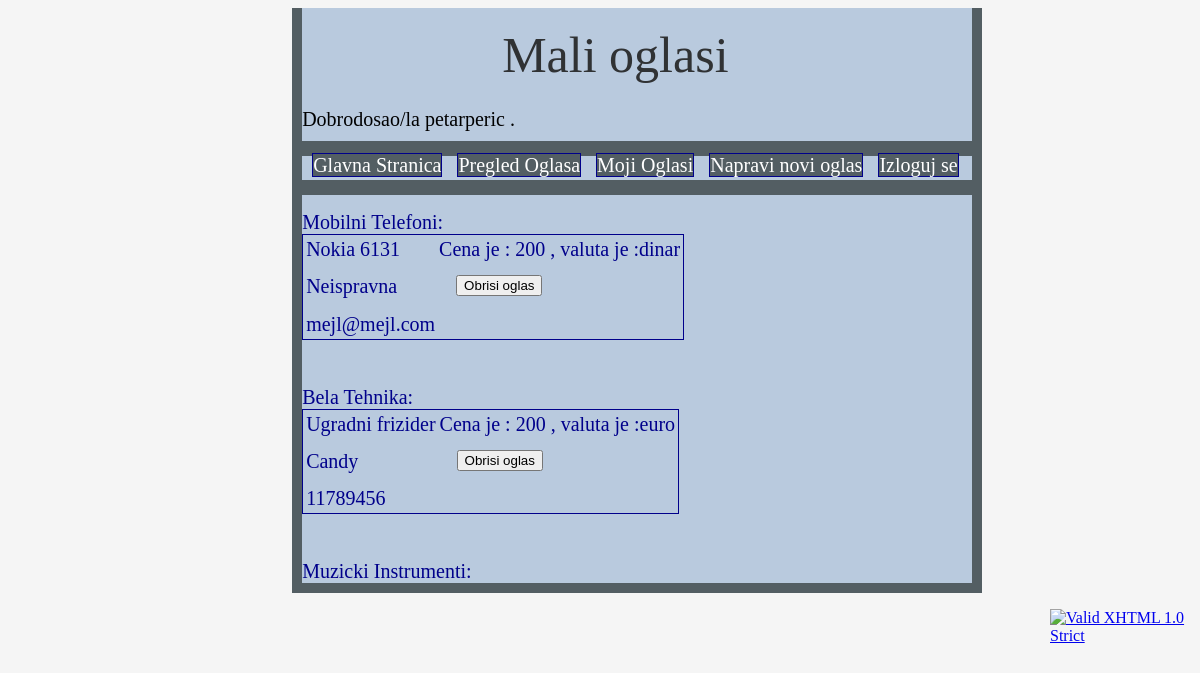
The app's page /mojio.php (signed in) with its own data.
### tables this page shows
CREATE TABLE IF NOT EXISTS mobilni_telefoni
(
id int ,
naziv CHAR(32) NOT NULL,
opis CHAR(160) ,
cena int NOT NULL ,
valuta char(8) NOT NULL,
PRIMARY KEY (id,naziv),
kontakt char(32) NOT NULL,

FOREIGN KEY (id) REFERENCES users(id)
)DEFAULT;

CREATE TABLE IF NOT EXISTS bela_tehnika
(
id int ,
naziv CHAR(32) NOT NULL,
opis CHAR(160) ,
cena int NOT NULL ,
valuta char(8) NOT NULL,
kontakt char(32) NOT NULL,
PRIMARY KEY (id,naziv),
FOREIGN KEY (id) REFERENCES users(id)
)DEFAULT;

### mojio.php (the view, shortened to what this page needs)
<?php
$conn = connect();
?>
<!DOCTYPE html PUBLIC "-//W3C//DTD XHTML 1.0 Strict//EN"
    "http://www.w3.org/TR/xhtml1/DTD/xhtml1-strict.dtd">
<html xmlns="http://www.w3.org/1999/xhtml">
    <head>
        <link rel="stylesheet" type="text/css" href="css/stil2.css" />
        <link rel="stylesheet" type="text/css" href="css/tabla.css" />
    </head>
    <body>
        <div id="telo">
            <div id="welcome">Dobrodosao/la <?php if (isset($_SESSION['username'])) echo $_SESSION['username']; ?> .
                <?php if (isset($_COOKIE['p_login'])) echo "Trajno ste ulogovani"; ?></div>
            <div id="line"></div>
            <div id="logo">Mali oglasi</div>
            <ul>
                <li class="meni"><a href="glavna.php">Glavna Stranica</a></li>
                <li class="meni"><a href="pregledo.php">Pregled Oglasa</a></li>
                <li class="meni"><a href="mojio.php">Moji Oglasi</a></li>
                <li class="meni"><a href="novi_oglas.php">Napravi novi oglas</a></li>
                <li class="meni"><a href="logout.php">Izloguj se</a></li>
            </ul>
            <div id="line2"></div>
            <br/><br/><br/>
            Mobilni Telefoni: <br/>
            <?php
            $table = "mobilni_telefoni";
            $query = sprintf("SELECT * FROM %s WHERE id=%d;", $table, $_SESSION['id']);
            $rezultat = mysqli_query($conn, $query);
            while ($row = mysqli_fetch_array($rezultat)) {
                ?> <table class='oglas'>
                    <tr>
                        <td ><?php echo $row['naziv']; ?></td>
                        <td >Cena je : <?php echo$row['cena']; ?> , valuta je :<?php echo$row['valuta']; ?></td>
                    </tr>
                    <tr>
                        <td ><?php echo $row['opis']; ?></td>
                        <td>
                            <form action="usrdel.php" method="get">
                                <fieldset>
                                    <input type="submit" value="Obrisi oglas" name="delete"/>
                                </fieldset>
                            </form>
                        </td>
                    </tr>
                    <tr>
                        <td class="toggle"><?php echo $row['kontakt']; ?></td>
                    </tr>
                </table>
                <br/>
            <?php } ?>
            <br/>
            Bela Tehnika: <br/>
            <?php
            $table = "bela_tehnika";
            $query = sprintf("SELECT * FROM %s WHERE id=%d;", $table, $_SESSION['id']);
            $rezultat = mysqli_query($conn, $query);
            while ($row = mysqli_fetch_array($rezultat)) {
                ?> <table class='oglas'>
                    <tr>
                        <td ><?php echo $row['naziv']; ?></td>
                        <td >Cena je : <?php echo$row['cena']; ?> , valuta je :<?php echo$row['valuta']; ?></td>
                    </tr>
                    <tr>
                        <td><?php echo $row['opis']; ?></td>
                        <td>
                            <form action="usrdel.php" method="get">
                                <fieldset>
                                    <input type="submit" value="Obrisi oglas" name="delete"/>
                                </fieldset>
                            </form>
                        </td>
                    </tr>
                    <tr>
                        <td class="toggle"><?php echo $row['kontakt']; ?></td>
                    </tr>
                </table>
                <br/>
            <?php } ?>
            <br/>
            Muzicki Instrumenti: <br/>
        </div>
        <p style="position:fixed;left:1050px;">
            <a href="http://validator.w3.org/check?uri=referer"><img
                    src="http://www.w3.org/Icons/valid-xhtml10" alt="Valid XHTML 1.0 Strict" height="31" width="88" /></a>
        </p>
    </body>
</html>

### css/stil2.css (style rules this page uses)
body { background-color:whitesmoke; }
#telo { background-color:RGB(185,202,222); position:relative; left:24%; width:670px; border-left-color:RGB(83,94,99); border-left-style:solid; border-left-width: 10px; border-right-color:RGB(83,94,99); border-right-style:solid; border-right-width: 10px; border-bottom-color:RGB(83,94,99); border-bottom-style:solid; border-bottom-width: 10px; color:darkblue; font-size:20px; }
#line { background-color:RGB(83,94,99); width:670px; height:15px; position:relative; top:110px; }
#line2 { background-color:RGB(83,94,99); width:670px; height:15px; position:relative; top:53px; }
#welcome { color:black; font-style:inherit; font-family:Impact; font-size:20px; position:relative; top:100px; }
#logo { color:#303234; font-family:Impact; font-size:50px; position:relative; left:200px; top :-20px; }
li.meni { border:1px solid; display:inline; background-color:RGB(83,94,99); margin-left:10px; }
.meni a:link { text-decoration: none; color:white; font-size:20px; }
ul { position:relative; top:50px; list-style-type:none; margin:0; padding:0; }

### css/tabla.css (style rules this page uses)
.oglas { border:1px solid; }
fieldset { border: 0px; }

### records on screen
mobilni_telefoni: naziv "Nokia 6131", cena "200", valuta "dinar", opis "Neispravna", kontakt "mejl@mejl.com"
bela_tehnika: naziv "Ugradni frizider", cena "200", valuta "euro", opis "Candy", kontakt "11789456"

### other values on screen
$_SESSION['username'] "petarperic"
